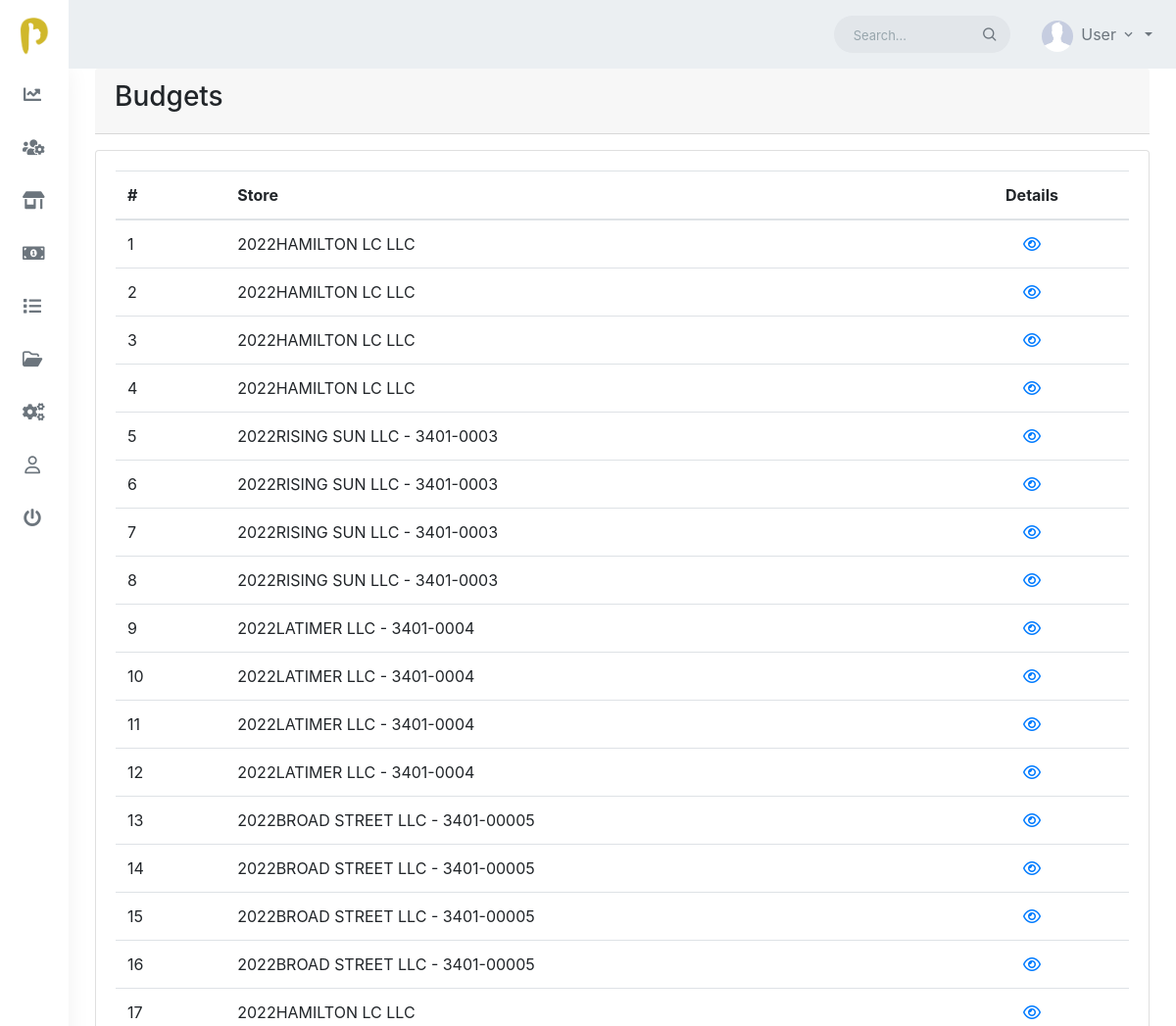
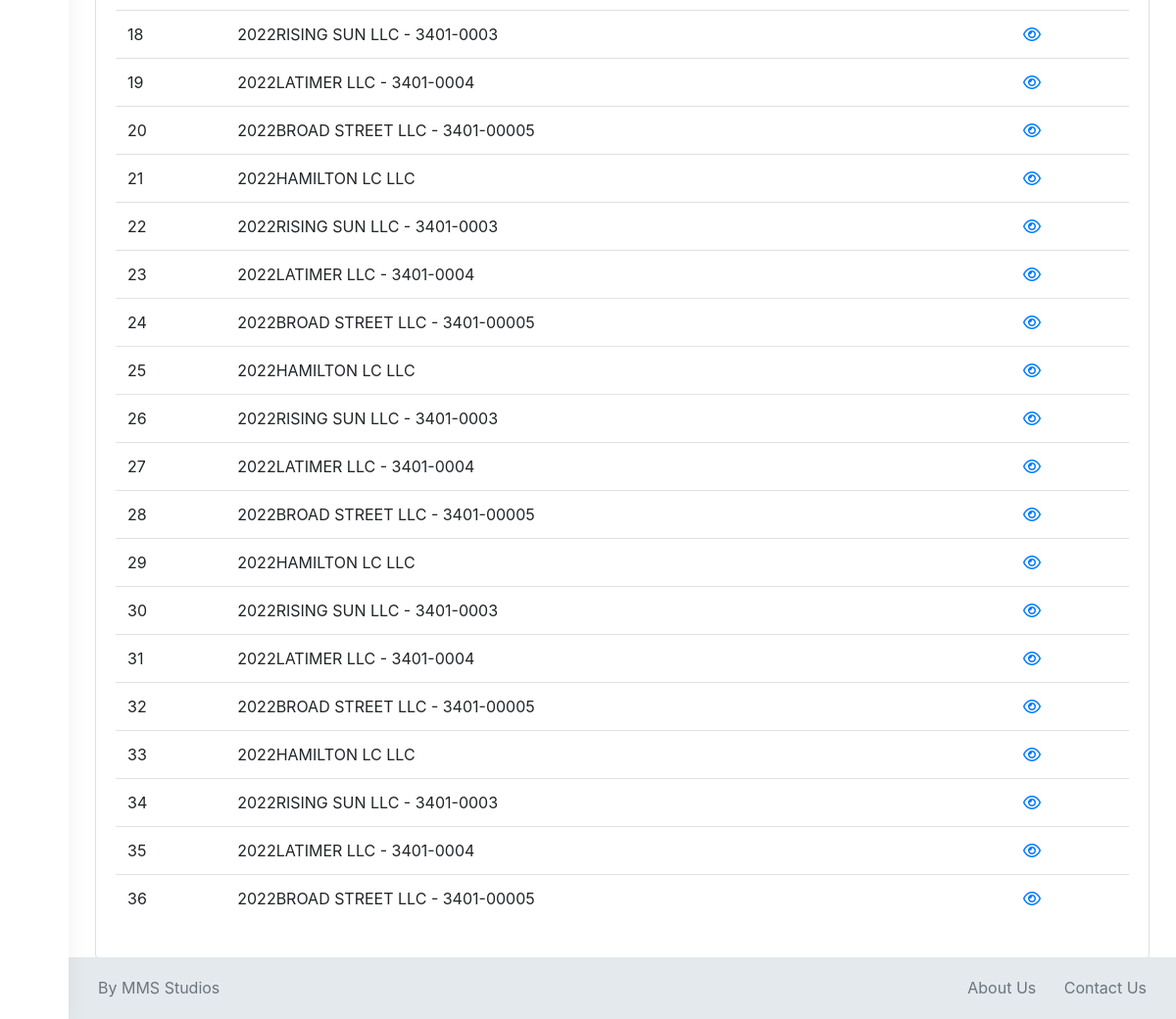
Page /budgets (signed in) on the committed database (2 pictures, top to bottom).
### analytics/models.py (models this page shows)
class Budget(models.Model):
    year = models.IntegerField()
    week = models.ForeignKey(Week, on_delete=models.CASCADE)
    store = models.ForeignKey(Store, on_delete=models.CASCADE, related_name='budgets')
    date_added = models.DateTimeField(auto_now_add=True)
    class Meta:
        verbose_name = 'Budget'
        verbose_name_plural = 'Budgets'
    def __str__(self):
        return str(self.year) + str(self.store)

class Store(models.Model):
    manager = models.ForeignKey(Manager, on_delete=models.CASCADE)
    zone = models.ForeignKey(Zone, on_delete=models.CASCADE)
    name = models.CharField(max_length=100)
    address = models.CharField(max_length=50, null=True, blank=True)
    city = models.CharField(max_length=50)
    country = models.CharField(max_length=50)
    date_added = models.DateTimeField(auto_now_add=True)
    added_by = models.ForeignKey(User, on_delete=models.CASCADE, related_name="store_added_by")
    class Meta:
        verbose_name = 'Store'
        verbose_name_plural = 'Stores'
    def __str__(self):
        return self.name

### analytics/views.py (the view)
# urls.py: path('budgets', budgets, name='budgets'),
@login_required
def budgets(request):
    budgets = Budget.objects.all().order_by('year')
    context = {
        'budgets' : budgets,
    }
    return render(request, 'budgets.html', context)

### templates/budgets.html (shortened to what this page needs)
{% extends 'base.html' %} {% load static %} {% load crispy_forms_tags %}
{% block body %}
<div class="card-header mb-3">
    <div class="row">
        <div class="col-md-10 col-sm-12">
            <h3>Budgets</h3>
        </div>
    </div>
</div>
<div class="row">
    <div class="col-md-12">
        <div class="card">
            <div class="card-body">
                {% if budgets|length %}
                <div class="table-responsive">
                    <table class="table table-hover">
                        <thead class="thead-inverse">
                            <tr>
                                <th>#</th>
                                <th width="70%">Store</th>
                                <th class="text-center">Details</th>
                            </tr>
                        </thead>
                        <tbody>
                            {% for i in budgets %}
                            <tr onclick="window.location='weeklyconsolidate/detail/{{i}}';">
                                <td>{{forloop.counter}}</td>
                                <td>{{i}}</td>
                                <td class="text-center">
                                    <a href="{% url  'analytics:consolidate-details' i %}"
                                        class="text-primary update-button"><i class="fa fa-eye"
                                            aria-hidden="true"></i></a>
                                </td>
                            </tr>
                            {% endfor %}
                        </tbody>
                    </table>
                </div>
                {% else %}
                <div class="card-header text-center">
                    <img src="{% static 'images/no_data.png' %}" alt="No data" height="350">
                </div>
                {% endif %}
            </div>
        </div>
    </div>
</div>
{% endblock body %}

### templates/base.html (shortened to what this page needs)
{% load static %} {% load custom_tags %}
<!DOCTYPE html>
<html lang="en">
<head>
    <link href="{% static 'libs/switchery/switchery.min.css' %}" rel="stylesheet" />
    <link href="{% static 'libs/multiselect/multi-select.css' %}" rel="stylesheet" type="text/css" />
    <link href="{% static 'libs/select2/select2.min.css' %}" rel="stylesheet" type="text/css" />
    <link href="{% static 'libs/dropify/dropify.min.css' %}" rel="stylesheet" type="text/css" />
    <link href="{% static 'css/bootstrap.min.css' %}" id="bootstrap-stylesheet" rel="stylesheet" type="text/css" />
    <link rel="stylesheet"
        href="https://cdnjs.cloudflare.com/ajax/libs/bootstrap-select/1.8.1/css/bootstrap-select.css">
    <link href="{% static 'css/icons.min.css' %}" rel="stylesheet" type="text/css" />
    <link href="{% static 'css/app.min.css' %}" id="app-stylesheet" rel="stylesheet" type="text/css" />
    <link rel="stylesheet" type="text/css" href="https://cdn.datatables.net/v/bs4/dt-1.11.5/datatables.min.css" />
</head>
<body class="enlarged" data-keep-enlarged="true">
    <div id="wrapper">
        <div class="navbar-custom">
            <ul class="list-unstyled topnav-menu float-right mb-0">
                <li class="d-none d-sm-block">
                    <form class="app-search">
                        <div class="app-search-box">
                            <div class="input-group">
                                <input type="text" class="form-control" placeholder="Search...">
                                <div class="input-group-append">
                                    <button class="btn" type="submit">
                                        <i class="fe-search"></i>
                                    </button>
                                </div>
                            </div>
                        </div>
                    </form>
                </li>
                <li class="dropdown user-profile">
                    <a class="nav-link dropdown-toggle nav-user mr-0 waves-effect" data-toggle="dropdown" href="#"
                        role="button" aria-haspopup="false" aria-expanded="false">
                        <img src="{% static 'images/users/user.png' %}" alt="user-img" title="Mat Helme"
                            class="rounded-circle">
                        <span class="pro-user-name ml-1">
                            User
                            <i class="mdi mdi-chevron-down"></i>
                        </span>
                    </a>
                </li>
            </ul>
            <div class="logo-box">
                <a href="/" class="logo logo-dark text-center">
                    <span class="logo-sm">
                        <img src="{% static 'images/logo-sm.png' %}" alt="" height="40">
                    </span>
                </a>
            </div>
        </div>
        <div class="left-side-menu">
            <div class="slimscroll-menu">
                <div id="sidebar-menu">
                    <ul class="metismenu" id="side-menu">
                        <li>
                            <a href="{% url 'analytics:dashboard' %}">
                                <i class="fas fa-chart-line"></i>
                            </a>
                        </li>
                        <li>
                            <a href="{% url 'analytics:managers' %}">
                                <i class="fas fa-users-cog"></i>
                            </a>
                        </li>
                        <li>
                            <a href="{% url 'analytics:stores' %}">
                                <i class="fas fa-store-alt"></i>
                            </a>
                        </li>
                        <li>
                            <a href="javascript: void(0);">
                                <i class="fa fa-money"></i>
                            </a>
                        </li>
                        <li>
                            <a href="javascript: void(0);">
                                <i class="fa fa-list"></i>
                            </a>
                        </li>
                        <li>
                            <a href="javascript: void(0);">
                                <i class="fa fa-folder-open-o"></i>
                            </a>
                        </li>
                        <li>
                            <a href="javascript: void(0);">
                                <i class="fa fa-cogs"></i>
                            </a>
                        </li>
                        <li>
                            <a href="#">
                                <i class="fa fa-user-o"></i>
                            </a>
                        </li>
                        <li>
                            <a href="{% url 'analytics:logout' %}">
                                <i class="fa fa-power-off"></i>
                            </a>
                        </li>
                    </ul>
                </div>
            </div>
        </div>
        <div class="content-page">
            <div class="content">
                <div class="container-fluid">
                    {% block body %} {% endblock body %}
                </div>
            </div>
            <footer class="footer">
                <div class="container-fluid">
                    <div class="row">
                        <div class="col-md-6"> <a>By MMS Studios</a>
                        </div>
                        <div class="col-md-6">
                            <div class="text-md-right footer-links d-none d-sm-block">
                                <a href="#">About Us</a>
                                <a href="#">Contact Us</a>
                            </div>
                        </div>
                    </div>
                </div>
            </footer>
        </div>
    </div>
</body>
</html>

### rows in the picture
Budget: year+store "2022HAMILTON LC LLC"
Budget: year+store "2022HAMILTON LC LLC"
Budget: year+store "2022HAMILTON LC LLC"
Budget: year+store "2022HAMILTON LC LLC"
Budget: year+store "2022RISING SUN LLC - 3401-0003"
Budget: year+store "2022RISING SUN LLC - 3401-0003"
Budget: year+store "2022RISING SUN LLC - 3401-0003"
Budget: year+store "2022RISING SUN LLC - 3401-0003"
Budget: year+store "2022LATIMER LLC - 3401-0004"
Budget: year+store "2022LATIMER LLC - 3401-0004"
Budget: year+store "2022LATIMER LLC - 3401-0004"
Budget: year+store "2022LATIMER LLC - 3401-0004"
Budget: year+store "2022BROAD STREET LLC - 3401-00005"
Budget: year+store "2022BROAD STREET LLC - 3401-00005"
Budget: year+store "2022BROAD STREET LLC - 3401-00005"
Budget: year+store "2022BROAD STREET LLC - 3401-00005"
Budget: year+store "2022HAMILTON LC LLC"
Budget: year+store "2022RISING SUN LLC - 3401-0003"
Budget: year+store "2022LATIMER LLC - 3401-0004"
Budget: year+store "2022BROAD STREET LLC - 3401-00005"
Budget: year+store "2022HAMILTON LC LLC"
Budget: year+store "2022RISING SUN LLC - 3401-0003"
Budget: year+store "2022LATIMER LLC - 3401-0004"
Budget: year+store "2022BROAD STREET LLC - 3401-00005"
Budget: year+store "2022HAMILTON LC LLC"
Budget: year+store "2022RISING SUN LLC - 3401-0003"
Budget: year+store "2022LATIMER LLC - 3401-0004"
Budget: year+store "2022BROAD STREET LLC - 3401-00005"
Budget: year+store "2022HAMILTON LC LLC"
Budget: year+store "2022RISING SUN LLC - 3401-0003"
Budget: year+store "2022LATIMER LLC - 3401-0004"
Budget: year+store "2022BROAD STREET LLC - 3401-00005"
Budget: year+store "2022HAMILTON LC LLC"
Budget: year+store "2022RISING SUN LLC - 3401-0003"
Budget: year+store "2022LATIMER LLC - 3401-0004"
Budget: year+store "2022BROAD STREET LLC - 3401-00005"
